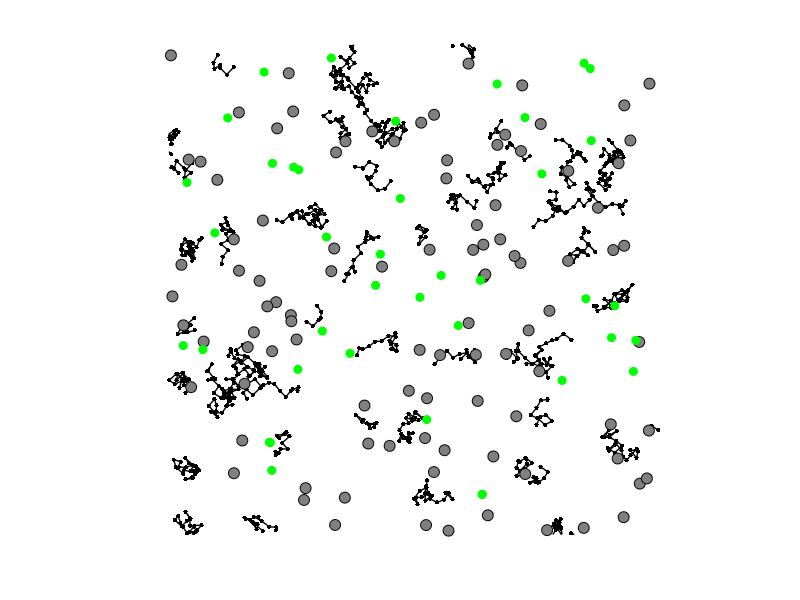

This figure's MATLAB source: (Note: this script raises an error after producing the figure.)
clear; clc; close all;

%% ------------------ PARAMETERS ------------------
nChains = 60;              % number of initial polymer chains
chainLengthRange = [5 25]; % each chain has 5–25 monomers
nGray = 100;               % gray branch points
nGreen = 40;               % green moving probes
nFrames = 150;             % total frames per video
boxSize = 10;              % simulation box size
dt = 0.9;                  % timestep
collisionThresh = 0.15;    % distance threshold for merging
spacing = 0.15;            % monomer spacing
branchConnectRadius = 0.25;% how close a chain end must be to a branch point to attach
maxBranchLinks = 3;        % each gray node can connect up to 3 chains

%% ------------------ INITIALIZE CHAINS ------------------
chains = [];
monomerCounter = 0;
for i = 1:nChains
    L = randi(chainLengthRange);
    monomerIdx = monomerCounter + (1:L);
    monomerCounter = monomerCounter + L;
    relPos = zeros(L,2);
    for k = 2:L
        relPos(k,:) = relPos(k-1,:) + spacing*[cosd(rand*360) sind(rand*360)];
    end
    chains(i).members = monomerIdx;
    chains(i).relPos = relPos - mean(relPos); % center chain
    chains(i).center = boxSize*rand(1,2);
    chains(i).vel = 0.05*randn(1,2);
    chains(i).angle = 0;
    chains(i).rotVel = 0.2*randn;
    chains(i).isAttached = false;
end
nBlack = monomerCounter;

%% ------------------ INITIALIZE GRAY BRANCH POINTS ------------------
grayPos = boxSize*rand(nGray,2);
grayVel = 0.02*randn(nGray,2);
grayLinks = cell(nGray,1); % store which chains are linked to each gray node

%% ------------------ INITIALIZE GREEN PROBES ------------------
greenPos = boxSize*rand(nGreen,2);
greenVel = 0.08*randn(nGreen,2);

%% ------------------ VIDEO 1: Initial chain motion ------------------
figure('Color','w'); axis equal off;
filename1 = 'chains_free_motion.gif';

for frame = 1:nFrames
    cla; hold on;

    % Move chains
    for c = 1:length(chains)
        speedFactor = 1/sqrt(length(chains(c).members));
        chains(c).center = reshape(chains(c).center,1,2) + reshape(chains(c).vel,1,2)*dt*speedFactor;
        chains(c).angle = chains(c).angle + chains(c).rotVel*dt*speedFactor;

        pos = chains(c).center; vel = chains(c).vel;
        if pos(1)<=0 || pos(1)>=boxSize; vel(1)=-vel(1); end
        if pos(2)<=0 || pos(2)>=boxSize; vel(2)=-vel(2); end
        chains(c).vel = vel;
    end

    % Move gray and green
    grayPos = grayPos + grayVel*dt;
    greenPos = greenPos + greenVel*dt;
    for g = 1:nGray
        if grayPos(g,1)<=0 || grayPos(g,1)>=boxSize; grayVel(g,1)=-grayVel(g,1); end
        if grayPos(g,2)<=0 || grayPos(g,2)>=boxSize; grayVel(g,2)=-grayVel(g,2); end
    end
    for g = 1:nGreen
        if greenPos(g,1)<=0 || greenPos(g,1)>=boxSize; greenVel(g,1)=-greenVel(g,1); end
        if greenPos(g,2)<=0 || greenPos(g,2)>=boxSize; greenVel(g,2)=-greenVel(g,2); end
    end

    % Plot
    for c = 1:length(chains)
        theta = chains(c).angle;
        R = [cos(theta) -sin(theta); sin(theta) cos(theta)];
        relPos = (R*chains(c).relPos')';
        absPos = relPos + repmat(chains(c).center, size(relPos,1),1);
        plot(absPos(:,1), absPos(:,2), 'k.-','MarkerSize',10,'LineWidth',1);
    end
    plot(grayPos(:,1), grayPos(:,2), 'ko','MarkerFaceColor',[0.5 0.5 0.5],'MarkerSize',8);
    plot(greenPos(:,1), greenPos(:,2), 'go','MarkerFaceColor','g','MarkerSize',6);
    xlim([0 boxSize]); ylim([0 boxSize]); axis equal off;
    drawnow;

    frameImg = getframe(gcf);
    [A,map] = rgb2ind(frame2im(frameImg),256);
    if frame == 1
        imwrite(A,map,filename1,'gif','LoopCount',Inf,'DelayTime',0.1);
    else
        imwrite(A,map,filename1,'gif','WriteMode','append','DelayTime',0.1);
    end
end

%% ------------------ VIDEO 2: NETWORK FORMATION ------------------
filename2 = 'network_formation.gif';
figure('Color','w'); axis equal off;

for frame = 1:nFrames
    cla; hold on;

    % Move unattached chains
    for c = 1:length(chains)
        if ~chains(c).isAttached
            speedFactor = 1/sqrt(length(chains(c).members));
            chains(c).center = reshape(chains(c).center,1,2) + reshape(chains(c).vel,1,2)*dt*speedFactor;
            chains(c).angle = chains(c).angle + chains(c).rotVel*dt*speedFactor;
            pos = chains(c).center; vel = chains(c).vel;
            if pos(1)<=0 || pos(1)>=boxSize; vel(1)=-vel(1); end
            if pos(2)<=0 || pos(2)>=boxSize; vel(2)=-vel(2); end
            chains(c).vel = vel;
        end
    end

    % Move green beads
    for g = 1:nGreen
        greenPos(g,:) = greenPos(g,:) + greenVel(g,:)*dt;
        if greenPos(g,1)<=0 || greenPos(g,1)>=boxSize; greenVel(g,1)=-greenVel(g,1); end
        if greenPos(g,2)<=0 || greenPos(g,2)>=boxSize; greenVel(g,2)=-greenVel(g,2); end
    end

    % Try attaching chain ends to gray nodes
    for c = 1:length(chains)
        if chains(c).isAttached, continue; end

        theta = chains(c).angle;
        R = [cos(theta) -sin(theta); sin(theta) cos(theta)];
        relPos = (R*chains(c).relPos')';
        absPos = relPos + repmat(chains(c).center, size(relPos,1),1);

        chainEnds = [absPos(1,:); absPos(end,:)];

        for e = 1:2
            distances = sqrt(sum((grayPos - chainEnds(e,:)).^2,2));
            [minDist, minIdx] = min(distances);
            if minDist < branchConnectRadius && length(grayLinks{minIdx}) < maxBranchLinks
                % Attach chain to this gray node
                chains(c).isAttached = true;
                grayLinks{minIdx}{end+1} = c;
                % Move chain center to align the end
                shiftVec = grayPos(minIdx,:) - chainEnds(e,:);
                chains(c).center = chains(c).center + shiftVec;
                break;
            end
        end
    end

    % Plot chains and branches
    for c = 1:length(chains)
        theta = chains(c).angle;
        R = [cos(theta) -sin(theta); sin(theta) cos(theta)];
        relPos = (R*chains(c).relPos')';
        absPos = relPos + repmat(chains(c).center, size(relPos,1),1);
        if chains(c).isAttached
            plot(absPos(:,1), absPos(:,2), 'r.-','MarkerSize',10,'LineWidth',1.5);
        else
            plot(absPos(:,1), absPos(:,2), 'k.-','MarkerSize',8,'LineWidth',1);
        end
    end

    % Draw gray nodes and connecting lines
    for g = 1:nGray
        plot(grayPos(g,1), grayPos(g,2), 'ko','MarkerFaceColor',[0.5 0.5 0.5],'MarkerSize',8);
        if ~isempty(grayLinks{g})
            for linkIdx = 1:length(grayLinks{g})
                c = grayLinks{g}{linkIdx};
                theta = chains(c).angle;
                R = [cos(theta) -sin(theta); sin(theta) cos(theta)];
                relPos = (R*chains(c).relPos')';
                absPos = relPos + repmat(chains(c).center, size(relPos,1),1);
                endPos = absPos(1,:);
                if norm(grayPos(g,:) - absPos(end,:)) < norm(grayPos(g,:) - absPos(1,:))
                    endPos = absPos(end,:);
                end
                plot([grayPos(g,1) endPos(1)], [grayPos(g,2) endPos(2)], 'Color',[0.3 0.3 0.3]);
            end
        end
    end

    plot(greenPos(:,1), greenPos(:,2), 'go','MarkerFaceColor','g','MarkerSize',6);
    xlim([0 boxSize]); ylim([0 boxSize]);
    drawnow;

    frameImg = getframe(gcf);
    [A,map] = rgb2ind(frame2im(frameImg),256);
    if frame == 1
        imwrite(A,map,filename2,'gif','LoopCount',Inf,'DelayTime',0.1);
    else
        imwrite(A,map,filename2,'gif','WriteMode','append','DelayTime',0.1);
    end
end
